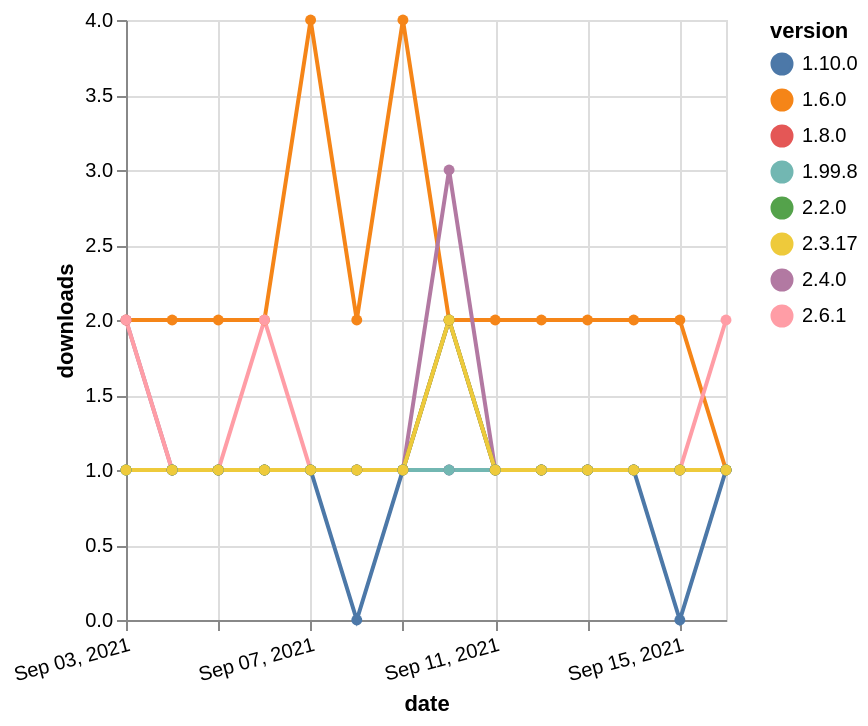

Write a Vega-Lite specification for this figure.
### Vega-Lite specification from a JSON file in a GitHub repository (floating-point values rounded to 4 significant figures)
{"$schema": "https://vega.github.io/schema/vega-lite/v5.json", "description": "A simple bar chart with embedded data.", "data": {"values": [{"date": "2021-09-03", "total": 2393, "delta": 2, "version": "1.6.0"}, {"date": "2021-09-04", "total": 2395, "delta": 2, "version": "1.6.0"}, {"date": "2021-09-05", "total": 2397, "delta": 2, "version": "1.6.0"}, {"date": "2021-09-06", "total": 2399, "delta": 2, "version": "1.6.0"}, {"date": "2021-09-07", "total": 2403, "delta": 4, "version": "1.6.0"}, {"date": "2021-09-08", "total": 2405, "delta": 2, "version": "1.6.0"}, {"date": "2021-09-09", "total": 2409, "delta": 4, "version": "1.6.0"}, {"date": "2021-09-10", "total": 2411, "delta": 2, "version": "1.6.0"}, {"date": "2021-09-11", "total": 2413, "delta": 2, "version": "1.6.0"}, {"date": "2021-09-12", "total": 2415, "delta": 2, "version": "1.6.0"}, {"date": "2021-09-13", "total": 2417, "delta": 2, "version": "1.6.0"}, {"date": "2021-09-14", "total": 2419, "delta": 2, "version": "1.6.0"}, {"date": "2021-09-15", "total": 2421, "delta": 2, "version": "1.6.0"}, {"date": "2021-09-16", "total": 2422, "delta": 1, "version": "1.6.0"}, {"date": "2021-09-03", "total": 168, "delta": 2, "version": "2.4.0"}, {"date": "2021-09-04", "total": 169, "delta": 1, "version": "2.4.0"}, {"date": "2021-09-05", "total": 170, "delta": 1, "version": "2.4.0"}, {"date": "2021-09-06", "total": 171, "delta": 1, "version": "2.4.0"}, {"date": "2021-09-07", "total": 172, "delta": 1, "version": "2.4.0"}, {"date": "2021-09-08", "total": 173, "delta": 1, "version": "2.4.0"}, {"date": "2021-09-09", "total": 174, "delta": 1, "version": "2.4.0"}, {"date": "2021-09-10", "total": 177, "delta": 3, "version": "2.4.0"}, {"date": "2021-09-11", "total": 178, "delta": 1, "version": "2.4.0"}, {"date": "2021-09-12", "total": 179, "delta": 1, "version": "2.4.0"}, {"date": "2021-09-13", "total": 180, "delta": 1, "version": "2.4.0"}, {"date": "2021-09-14", "total": 181, "delta": 1, "version": "2.4.0"}, {"date": "2021-09-15", "total": 182, "delta": 1, "version": "2.4.0"}, {"date": "2021-09-16", "total": 183, "delta": 1, "version": "2.4.0"}, {"date": "2021-09-03", "total": 130, "delta": 2, "version": "2.6.1"}, {"date": "2021-09-04", "total": 131, "delta": 1, "version": "2.6.1"}, {"date": "2021-09-05", "total": 132, "delta": 1, "version": "2.6.1"}, {"date": "2021-09-06", "total": 134, "delta": 2, "version": "2.6.1"}, {"date": "2021-09-07", "total": 135, "delta": 1, "version": "2.6.1"}, {"date": "2021-09-08", "total": 136, "delta": 1, "version": "2.6.1"}, {"date": "2021-09-09", "total": 137, "delta": 1, "version": "2.6.1"}, {"date": "2021-09-10", "total": 138, "delta": 1, "version": "2.6.1"}, {"date": "2021-09-11", "total": 139, "delta": 1, "version": "2.6.1"}, {"date": "2021-09-12", "total": 140, "delta": 1, "version": "2.6.1"}, {"date": "2021-09-13", "total": 141, "delta": 1, "version": "2.6.1"}, {"date": "2021-09-14", "total": 142, "delta": 1, "version": "2.6.1"}, {"date": "2021-09-15", "total": 143, "delta": 1, "version": "2.6.1"}, {"date": "2021-09-16", "total": 145, "delta": 2, "version": "2.6.1"}, {"date": "2021-09-03", "total": 224, "delta": 1, "version": "1.8.0"}, {"date": "2021-09-04", "total": 225, "delta": 1, "version": "1.8.0"}, {"date": "2021-09-05", "total": 226, "delta": 1, "version": "1.8.0"}, {"date": "2021-09-06", "total": 227, "delta": 1, "version": "1.8.0"}, {"date": "2021-09-07", "total": 228, "delta": 1, "version": "1.8.0"}, {"date": "2021-09-08", "total": 229, "delta": 1, "version": "1.8.0"}, {"date": "2021-09-09", "total": 230, "delta": 1, "version": "1.8.0"}, {"date": "2021-09-10", "total": 232, "delta": 2, "version": "1.8.0"}, {"date": "2021-09-11", "total": 233, "delta": 1, "version": "1.8.0"}, {"date": "2021-09-12", "total": 234, "delta": 1, "version": "1.8.0"}, {"date": "2021-09-13", "total": 235, "delta": 1, "version": "1.8.0"}, {"date": "2021-09-14", "total": 236, "delta": 1, "version": "1.8.0"}, {"date": "2021-09-15", "total": 237, "delta": 1, "version": "1.8.0"}, {"date": "2021-09-16", "total": 238, "delta": 1, "version": "1.8.0"}, {"date": "2021-09-03", "total": 191, "delta": 1, "version": "1.10.0"}, {"date": "2021-09-04", "total": 192, "delta": 1, "version": "1.10.0"}, {"date": "2021-09-05", "total": 193, "delta": 1, "version": "1.10.0"}, {"date": "2021-09-06", "total": 194, "delta": 1, "version": "1.10.0"}, {"date": "2021-09-07", "total": 195, "delta": 1, "version": "1.10.0"}, {"date": "2021-09-08", "total": 195, "delta": 0, "version": "1.10.0"}, {"date": "2021-09-09", "total": 196, "delta": 1, "version": "1.10.0"}, {"date": "2021-09-10", "total": 197, "delta": 1, "version": "1.10.0"}, {"date": "2021-09-11", "total": 198, "delta": 1, "version": "1.10.0"}, {"date": "2021-09-12", "total": 199, "delta": 1, "version": "1.10.0"}, {"date": "2021-09-13", "total": 200, "delta": 1, "version": "1.10.0"}, {"date": "2021-09-14", "total": 201, "delta": 1, "version": "1.10.0"}, {"date": "2021-09-15", "total": 201, "delta": 0, "version": "1.10.0"}, {"date": "2021-09-16", "total": 202, "delta": 1, "version": "1.10.0"}, {"date": "2021-09-03", "total": 213, "delta": 1, "version": "1.99.8"}, {"date": "2021-09-04", "total": 214, "delta": 1, "version": "1.99.8"}, {"date": "2021-09-05", "total": 215, "delta": 1, "version": "1.99.8"}, {"date": "2021-09-06", "total": 216, "delta": 1, "version": "1.99.8"}, {"date": "2021-09-07", "total": 217, "delta": 1, "version": "1.99.8"}, {"date": "2021-09-08", "total": 218, "delta": 1, "version": "1.99.8"}, {"date": "2021-09-09", "total": 219, "delta": 1, "version": "1.99.8"}, {"date": "2021-09-10", "total": 220, "delta": 1, "version": "1.99.8"}, {"date": "2021-09-11", "total": 221, "delta": 1, "version": "1.99.8"}, {"date": "2021-09-12", "total": 222, "delta": 1, "version": "1.99.8"}, {"date": "2021-09-13", "total": 223, "delta": 1, "version": "1.99.8"}, {"date": "2021-09-14", "total": 224, "delta": 1, "version": "1.99.8"}, {"date": "2021-09-15", "total": 225, "delta": 1, "version": "1.99.8"}, {"date": "2021-09-16", "total": 226, "delta": 1, "version": "1.99.8"}, {"date": "2021-09-03", "total": 173, "delta": 1, "version": "2.2.0"}, {"date": "2021-09-04", "total": 174, "delta": 1, "version": "2.2.0"}, {"date": "2021-09-05", "total": 175, "delta": 1, "version": "2.2.0"}, {"date": "2021-09-06", "total": 176, "delta": 1, "version": "2.2.0"}, {"date": "2021-09-07", "total": 177, "delta": 1, "version": "2.2.0"}, {"date": "2021-09-08", "total": 178, "delta": 1, "version": "2.2.0"}, {"date": "2021-09-09", "total": 179, "delta": 1, "version": "2.2.0"}, {"date": "2021-09-10", "total": 181, "delta": 2, "version": "2.2.0"}, {"date": "2021-09-11", "total": 182, "delta": 1, "version": "2.2.0"}, {"date": "2021-09-12", "total": 183, "delta": 1, "version": "2.2.0"}, {"date": "2021-09-13", "total": 184, "delta": 1, "version": "2.2.0"}, {"date": "2021-09-14", "total": 185, "delta": 1, "version": "2.2.0"}, {"date": "2021-09-15", "total": 186, "delta": 1, "version": "2.2.0"}, {"date": "2021-09-16", "total": 187, "delta": 1, "version": "2.2.0"}, {"date": "2021-09-03", "total": 171, "delta": 1, "version": "2.3.17"}, {"date": "2021-09-04", "total": 172, "delta": 1, "version": "2.3.17"}, {"date": "2021-09-05", "total": 173, "delta": 1, "version": "2.3.17"}, {"date": "2021-09-06", "total": 174, "delta": 1, "version": "2.3.17"}, {"date": "2021-09-07", "total": 175, "delta": 1, "version": "2.3.17"}, {"date": "2021-09-08", "total": 176, "delta": 1, "version": "2.3.17"}, {"date": "2021-09-09", "total": 177, "delta": 1, "version": "2.3.17"}, {"date": "2021-09-10", "total": 179, "delta": 2, "version": "2.3.17"}, {"date": "2021-09-11", "total": 180, "delta": 1, "version": "2.3.17"}, {"date": "2021-09-12", "total": 181, "delta": 1, "version": "2.3.17"}, {"date": "2021-09-13", "total": 182, "delta": 1, "version": "2.3.17"}, {"date": "2021-09-14", "total": 183, "delta": 1, "version": "2.3.17"}, {"date": "2021-09-15", "total": 184, "delta": 1, "version": "2.3.17"}, {"date": "2021-09-16", "total": 185, "delta": 1, "version": "2.3.17"}]}, "width": "container", "mark": {"type": "line", "point": {"filled": true}}, "encoding": {"x": {"field": "date", "type": "temporal", "timeUnit": "yearmonthdate", "title": "date", "axis": {"labelAngle": -15}}, "y": {"field": "delta", "type": "quantitative", "title": "downloads"}, "color": {"field": "version", "type": "nominal"}, "tooltip": {"field": "delta"}}}
